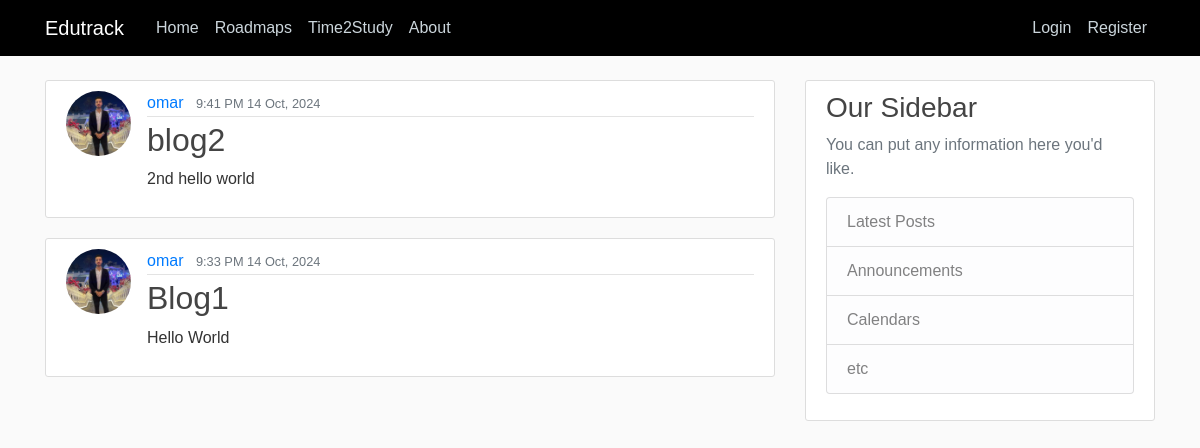
The app's page /, older data.
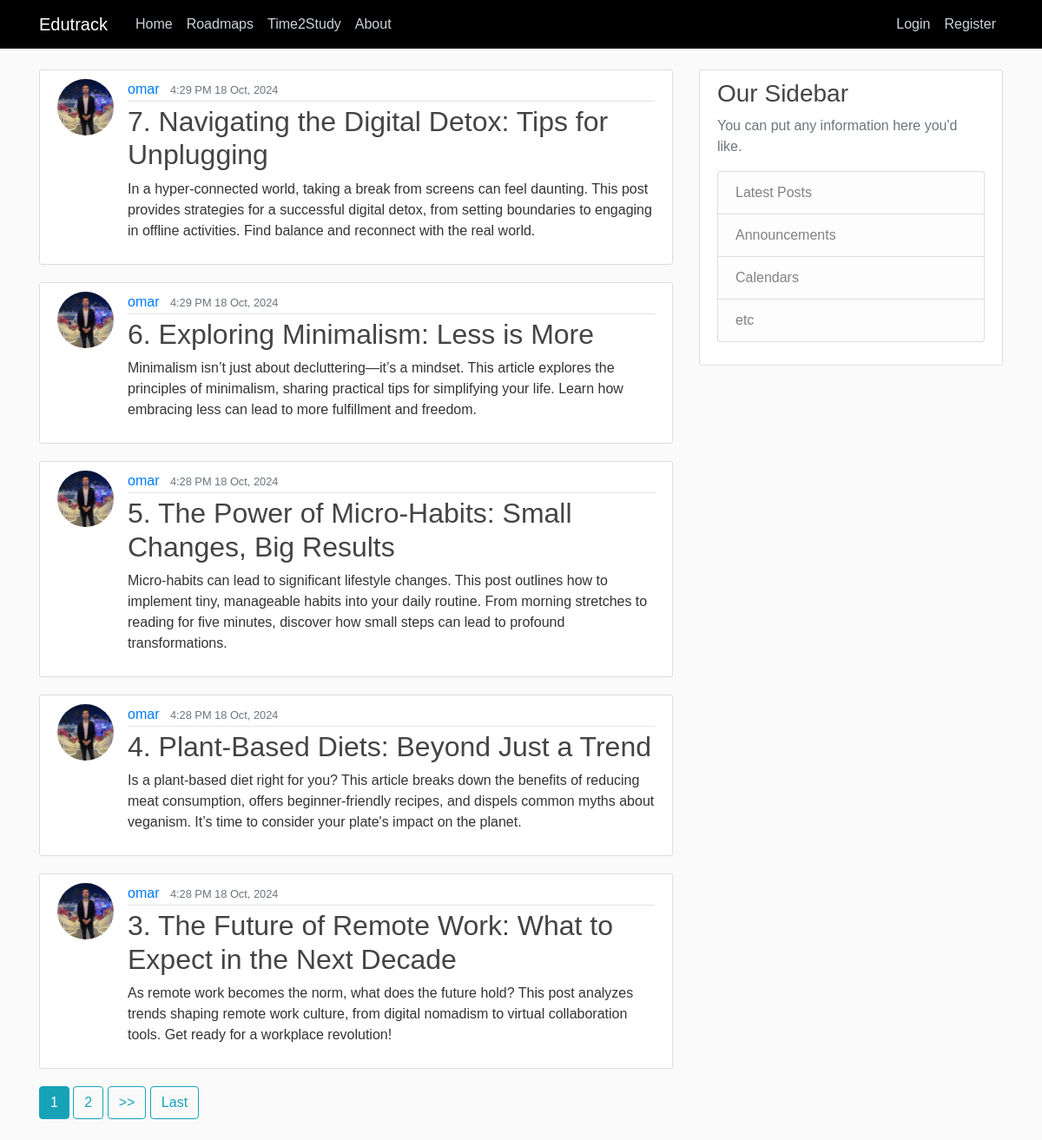
The same page, newer data.
### main/models.py (models this page shows, shortened)
class Post(models.Model):
    title = models.CharField(max_length=100)
    content = models.TextField()
    date_posted = models.DateTimeField(default=timezone.now)
    author = models.ForeignKey(User, on_delete=models.CASCADE)

### users/models.py (models this page shows, shortened)
class Profile(models.Model):
    user = models.OneToOneField(User, on_delete=models.CASCADE)
    image = models.ImageField(default= 'default.jpg', upload_to='profile_pics')

### main/views.py (the view)
# urls.py: path('', PostListView.as_view(), name='main-home'),
class PostListView(ListView):
    model = Post
    template_name = 'main/home.html'
    context_object_name = 'posts'
    ordering = ['-date_posted']
    paginate_by = 5

### main/templates/main/home.html (shortened to what this page needs)
{% extends "main/base.html" %} {% block content %} {% for post in posts%}
<article class="media content-section">
    <img class="rounded-circle article-img" src="{{ post.author.profile.image.url }}">
  <div class="media-body">
    <div class="article-metadata">
      <a class="mr-2" href="#">{{ post.author }}</a>
      <small class="text-muted">{{ post.date_posted|date:"f A d M, Y" }}</small>
    </div>
    <h2><a class="article-title" href="{% url 'post-detail' post.id %}">{{ post.title }}</a></h2>
    <p class="article-content">{{ post.content }}</p>
  </div>
</article>
{% endfor %}
{% if is_paginated %}
    {% for num in page_obj.paginator.page_range %}
        {% if page_obj.number == num %}
            <a class="btn btn-info mb-4" href="?page={{ num }}">{{ num }}</a>
        {% elif num > page_obj.number|add:"-3" and num < page_obj.number|add:"3" %}
            <a class="btn btn-outline-info mb-4" href="?page={{ num }}">{{ num }}</a>
        {% endif %}
    {% endfor %}
    {% if page_obj.has_next %}
    <a class="btn btn-outline-info mb-4" href="?page={{ page_obj.next_page_number }}">>></a>
    <a class="btn btn-outline-info mb-4" href="?page={{ page_obj.paginator.num_pages }}">Last</a>
    {% endif %}
{% endif %}
{% endblock content %}

### main/templates/main/base.html (shortened to what this page needs)
{% load static %}
<!DOCTYPE html>
<html>
    <head>
        <link rel="stylesheet" href="https://maxcdn.bootstrapcdn.com/bootstrap/4.0.0/css/bootstrap.min.css" />
        {% load static %}
        <link rel="stylesheet" type="text/css" href="{% static 'main/css/main.css' %}">
    </head>
  <body>
    <header class="site-header">
      <nav class="navbar navbar-expand-md navbar-dark bg-steel fixed-top">
        <div class="container">
          <a class="navbar-brand mr-4" href="/">Edutrack</a>
          <div class="collapse navbar-collapse" id="navbarToggle">
            <div class="navbar-nav mr-auto">
              <a class="nav-item nav-link" href="/">Home</a>
              <a class="nav-item nav-link" href="{% url "main-roadmap" %}">Roadmaps</a>
              <a class="nav-item nav-link" href="{% url "main-study" %}">Time2Study</a>
              <a class="nav-item nav-link" href="{% url "main-about" %}">About</a>
            </div>
            <div class="navbar-nav">
                {% if user.is_authenticated %}
                  <form method="POST" action="{% url 'logout' %}" class="nav-item">
                    {% csrf_token %}
                    <button type="submit" class="btn btn-danger nav-link" style="border: none; background: none; padding: 0;">Logout</button>
                  </form>
                {% else %}
                  <a class="nav-item nav-link" href="{% url 'login' %}">Login</a>
                  <a class="nav-item nav-link" href="{% url 'register' %}">Register</a>
                {% endif %}
              </div>
          </div>
        </div>
      </nav>
    </header>
    <main role="main" class="container">
        <div class="row">
          <div class="col-md-8">
            {% block content %}{% endblock %}
          </div>
          <div class="col-md-4">
            <div class="content-section">
              <h3>Our Sidebar</h3>
              <p class='text-muted'>You can put any information here you'd like.
                <ul class="list-group">
                  <li class="list-group-item list-group-item-light">Latest Posts</li>
                  <li class="list-group-item list-group-item-light">Announcements</li>
                  <li class="list-group-item list-group-item-light">Calendars</li>
                  <li class="list-group-item list-group-item-light">etc</li>
                </ul>
              </p>
            </div>
          </div>
        </div>
      </main>
  </body>
</html>

### main/static/main/css/main.css (style rules this page uses)
body { background: #fafafa; color: #333333; margin-top: 5rem; font-family: Arial, sans-serif; }
h1, h2, h3, h4, h5, h6 { color: #444444; }
ul { margin: 0; }
.bg-steel { background-color: #000000; }
.site-header .navbar-nav .nav-link { color: #cbd5db; }
.content-section { background: #ffffff; padding: 10px 20px; border: 1px solid #dddddd; border-radius: 3px; margin-bottom: 20px; }
.article-title { color: #444444; }
.article-content { white-space: pre-line; }
.article-img { height: 65px; width: 65px; margin-right: 16px; }
.article-metadata { padding-bottom: 1px; margin-bottom: 4px; border-bottom: 1px solid #e3e3e3; }

Row changes from the older to the newer data that the page shows:
no longer on this page (row edited): Post: author.profile.image (picture), author "omar", date_posted "9:41 PM 14 Oct, 2024", title "blog2", content "2nd hello world"
no longer on this page (row edited): Post: author.profile.image (picture), author "omar", date_posted "9:33 PM 14 Oct, 2024", title "Blog1", content "Hello World"
added Post: author.profile.image (picture), author "omar", date_posted "4:29 PM 18 Oct, 2024", title "7. Navigating the Digital Detox: Tips for Unplugging", content "In a hyper-connected world, taking a break from screens can feel daunting. This post provides strategies for a successful digital detox, from setting boundaries to engaging in offline activities. Find balance and reconnect with the real world."
added Post: author.profile.image (picture), author "omar", date_posted "4:29 PM 18 Oct, 2024", title "6. Exploring Minimalism: Less is More", content "Minimalism isn’t just about decluttering—it’s a mindset. This article explores the principles of minimalism, sharing practical tips for simplifying your life. Learn how embracing less can lead to more fulfillment and freedom."
added Post: author.profile.image (picture), author "omar", date_posted "4:28 PM 18 Oct, 2024", title "5. The Power of Micro-Habits: Small Changes, Big Results", content "Micro-habits can lead to significant lifestyle changes. This post outlines how to implement tiny, manageable habits into your daily routine. From morning stretches to reading for five minutes, discover how small steps can lead to profound transformations."
added Post: author.profile.image (picture), author "omar", date_posted "4:28 PM 18 Oct, 2024", title "4. Plant-Based Diets: Beyond Just a Trend", content "Is a plant-based diet right for you? This article breaks down the benefits of reducing meat consumption, offers beginner-friendly recipes, and dispels common myths about veganism. It’s time to consider your plate's impact on the planet."
added Post: author.profile.image (picture), author "omar", date_posted "4:28 PM 18 Oct, 2024", title "3. The Future of Remote Work: What to Expect in the Next Decade", content "As remote work becomes the norm, what does the future hold? This post analyzes trends shaping remote work culture, from digital nomadism to virtual collaboration tools. Get ready for a workplace revolution!"
Text that changed along with them:
new list line: "1"
new list line: "2"
text now shown: ">> Last"
